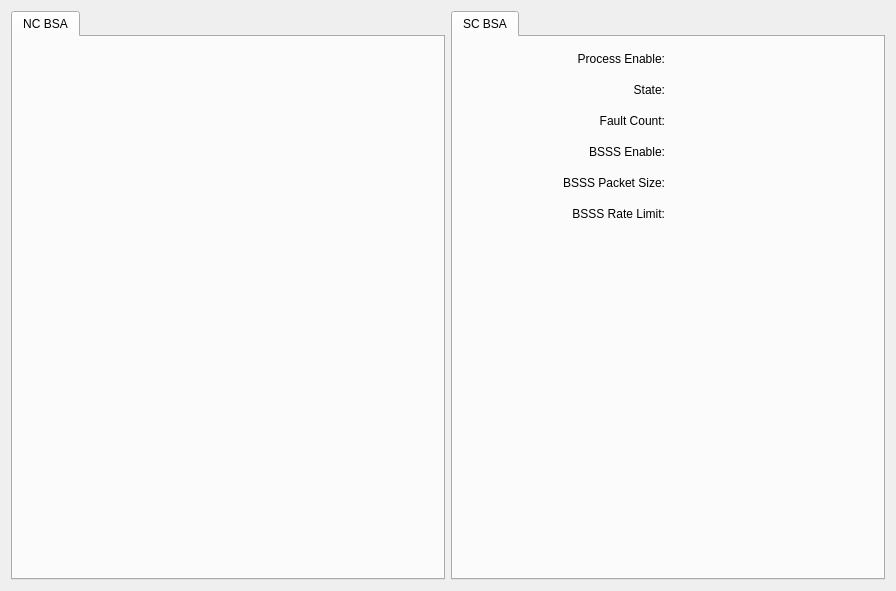
<?xml version="1.0" encoding="UTF-8"?>
<ui version="4.0">
 <class>Form</class>
 <widget class="QWidget" name="Form">
  <property name="geometry">
   <rect>
    <x>0</x>
    <y>0</y>
    <width>896</width>
    <height>591</height>
   </rect>
  </property>
  <property name="windowTitle">
   <string>Form</string>
  </property>
  <layout class="QGridLayout" name="gridLayout_2">
   <item row="0" column="0">
    <layout class="QGridLayout" name="gridLayout">
     <item row="0" column="0">
      <widget class="QTabWidget" name="tabWidget">
       <property name="currentIndex">
        <number>0</number>
       </property>
       <widget class="QWidget" name="nc">
        <attribute name="title">
         <string>NC BSA</string>
        </attribute>
        <layout class="QGridLayout" name="gridLayout_4">
         <item row="0" column="0">
          <layout class="QGridLayout" name="gridLayout_3">
           <item row="0" column="0">
            <widget class="PyDMEmbeddedDisplay" name="PyDMEmbeddedDisplay">
             <property name="toolTip">
              <string/>
             </property>
             <property name="frameShape">
              <enum>QFrame::NoFrame</enum>
             </property>
             <property name="filename" stdset="0">
              <string>$PYDM/mps/mps_nc_bsa.ui</string>
             </property>
            </widget>
           </item>
           <item row="1" column="0">
            <spacer name="verticalSpacer">
             <property name="orientation">
              <enum>Qt::Vertical</enum>
             </property>
             <property name="sizeHint" stdset="0">
              <size>
               <width>20</width>
               <height>40</height>
              </size>
             </property>
            </spacer>
           </item>
          </layout>
         </item>
        </layout>
       </widget>
      </widget>
     </item>
     <item row="0" column="1">
      <widget class="QTabWidget" name="tabWidget_2">
       <property name="currentIndex">
        <number>0</number>
       </property>
       <widget class="QWidget" name="sc">
        <attribute name="title">
         <string>SC BSA</string>
        </attribute>
        <layout class="QGridLayout" name="gridLayout_6">
         <item row="0" column="0">
          <layout class="QGridLayout" name="gridLayout_5">
           <item row="2" column="0">
            <widget class="QLabel" name="label_3">
             <property name="text">
              <string>Fault Count:</string>
             </property>
             <property name="alignment">
              <set>Qt::AlignRight|Qt::AlignTrailing|Qt::AlignVCenter</set>
             </property>
            </widget>
           </item>
           <item row="3" column="0">
            <widget class="QLabel" name="label_4">
             <property name="text">
              <string>BSSS Enable:</string>
             </property>
             <property name="alignment">
              <set>Qt::AlignRight|Qt::AlignTrailing|Qt::AlignVCenter</set>
             </property>
            </widget>
           </item>
           <item row="2" column="1">
            <widget class="PyDMLabel" name="PyDMLabel_2">
             <property name="minimumSize">
              <size>
               <width>100</width>
               <height>25</height>
              </size>
             </property>
             <property name="toolTip">
              <string/>
             </property>
             <property name="alignment">
              <set>Qt::AlignCenter</set>
             </property>
             <property name="alarmSensitiveContent" stdset="0">
              <bool>true</bool>
             </property>
             <property name="channel" stdset="0">
              <string>ca://TPR:${LOCA}:${IOC_UNIT}:1:SC_BSA_FLTCNT</string>
             </property>
            </widget>
           </item>
           <item row="4" column="0">
            <widget class="QLabel" name="label_5">
             <property name="text">
              <string>BSSS Packet Size:</string>
             </property>
             <property name="alignment">
              <set>Qt::AlignRight|Qt::AlignTrailing|Qt::AlignVCenter</set>
             </property>
            </widget>
           </item>
           <item row="1" column="1">
            <widget class="PyDMLabel" name="PyDMLabel">
             <property name="minimumSize">
              <size>
               <width>100</width>
               <height>25</height>
              </size>
             </property>
             <property name="toolTip">
              <string/>
             </property>
             <property name="alignment">
              <set>Qt::AlignCenter</set>
             </property>
             <property name="alarmSensitiveContent" stdset="0">
              <bool>true</bool>
             </property>
             <property name="channel" stdset="0">
              <string>ca://TPR:${LOCA}:${IOC_UNIT}:1:SC_BSA_STATUS</string>
             </property>
            </widget>
           </item>
           <item row="1" column="0">
            <widget class="QLabel" name="label_2">
             <property name="text">
              <string>State:</string>
             </property>
             <property name="alignment">
              <set>Qt::AlignRight|Qt::AlignTrailing|Qt::AlignVCenter</set>
             </property>
            </widget>
           </item>
           <item row="0" column="0">
            <widget class="QLabel" name="label">
             <property name="text">
              <string>Process Enable:</string>
             </property>
             <property name="alignment">
              <set>Qt::AlignRight|Qt::AlignTrailing|Qt::AlignVCenter</set>
             </property>
            </widget>
           </item>
           <item row="5" column="0">
            <widget class="QLabel" name="label_6">
             <property name="text">
              <string>BSSS Rate Limit:</string>
             </property>
             <property name="alignment">
              <set>Qt::AlignRight|Qt::AlignTrailing|Qt::AlignVCenter</set>
             </property>
            </widget>
           </item>
           <item row="3" column="1">
            <widget class="PyDMLabel" name="PyDMLabel_3">
             <property name="minimumSize">
              <size>
               <width>100</width>
               <height>25</height>
              </size>
             </property>
             <property name="toolTip">
              <string/>
             </property>
             <property name="alignment">
              <set>Qt::AlignCenter</set>
             </property>
             <property name="alarmSensitiveContent" stdset="0">
              <bool>true</bool>
             </property>
             <property name="channel" stdset="0">
              <string>ca://TPR:${LOCA}:${IOC_UNIT}:1:BSSS_CTRL</string>
             </property>
            </widget>
           </item>
           <item row="4" column="1">
            <widget class="PyDMLabel" name="PyDMLabel_4">
             <property name="minimumSize">
              <size>
               <width>100</width>
               <height>25</height>
              </size>
             </property>
             <property name="toolTip">
              <string/>
             </property>
             <property name="alignment">
              <set>Qt::AlignCenter</set>
             </property>
             <property name="alarmSensitiveContent" stdset="0">
              <bool>true</bool>
             </property>
             <property name="channel" stdset="0">
              <string>ca://TPR:${LOCA}:${IOC_UNIT}:1:BSSS_PKTSZ</string>
             </property>
            </widget>
           </item>
           <item row="5" column="1">
            <widget class="PyDMLabel" name="PyDMLabel_5">
             <property name="minimumSize">
              <size>
               <width>100</width>
               <height>25</height>
              </size>
             </property>
             <property name="toolTip">
              <string/>
             </property>
             <property name="alignment">
              <set>Qt::AlignCenter</set>
             </property>
             <property name="alarmSensitiveContent" stdset="0">
              <bool>true</bool>
             </property>
             <property name="channel" stdset="0">
              <string>ca://TPR:${LOCA}:${IOC_UNIT}:1:BSSS_RATELIMIT</string>
             </property>
            </widget>
           </item>
           <item row="0" column="1">
            <widget class="PyDMLabel" name="PyDMLabel_6">
             <property name="minimumSize">
              <size>
               <width>100</width>
               <height>25</height>
              </size>
             </property>
             <property name="toolTip">
              <string/>
             </property>
             <property name="alignment">
              <set>Qt::AlignCenter</set>
             </property>
             <property name="alarmSensitiveContent" stdset="0">
              <bool>true</bool>
             </property>
             <property name="channel" stdset="0">
              <string>ca://TPR:${LOCA}:${IOC_UNIT}:1:SC_BSA_ENABLE</string>
             </property>
            </widget>
           </item>
          </layout>
         </item>
         <item row="1" column="0">
          <spacer name="verticalSpacer_2">
           <property name="orientation">
            <enum>Qt::Vertical</enum>
           </property>
           <property name="sizeHint" stdset="0">
            <size>
             <width>20</width>
             <height>40</height>
            </size>
           </property>
          </spacer>
         </item>
        </layout>
       </widget>
      </widget>
     </item>
    </layout>
   </item>
  </layout>
 </widget>
 <customwidgets>
  <customwidget>
   <class>PyDMLabel</class>
   <extends>QLabel</extends>
   <header>pydm.widgets.label</header>
  </customwidget>
  <customwidget>
   <class>PyDMEmbeddedDisplay</class>
   <extends>QFrame</extends>
   <header>pydm.widgets.embedded_display</header>
  </customwidget>
 </customwidgets>
 <resources/>
 <connections/>
</ui>
